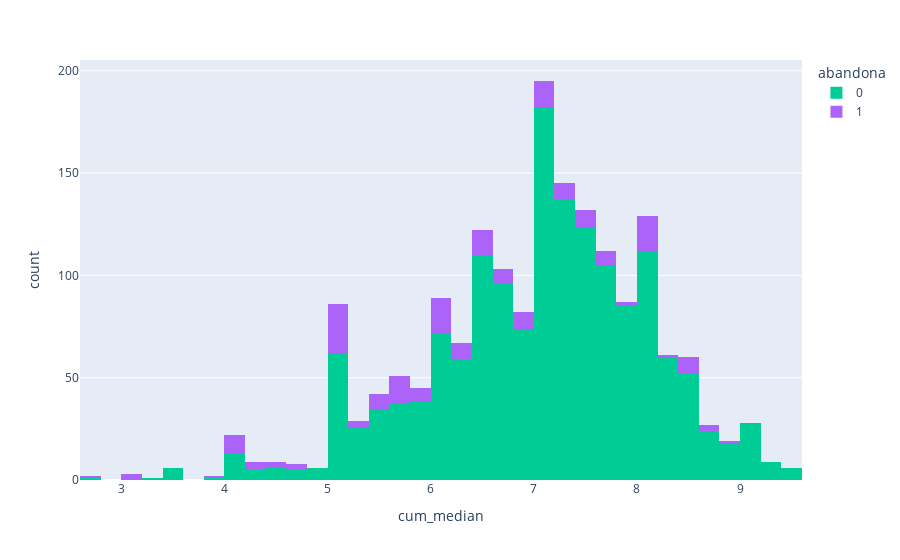
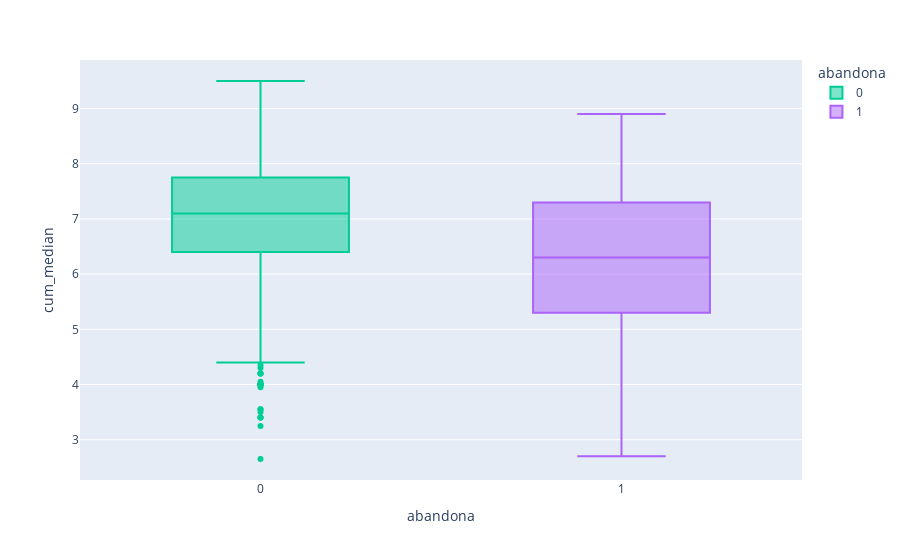
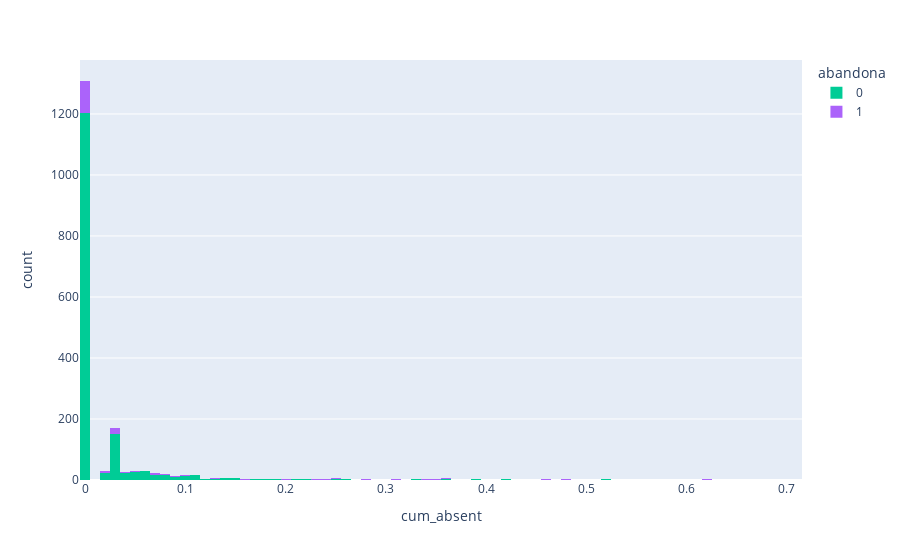
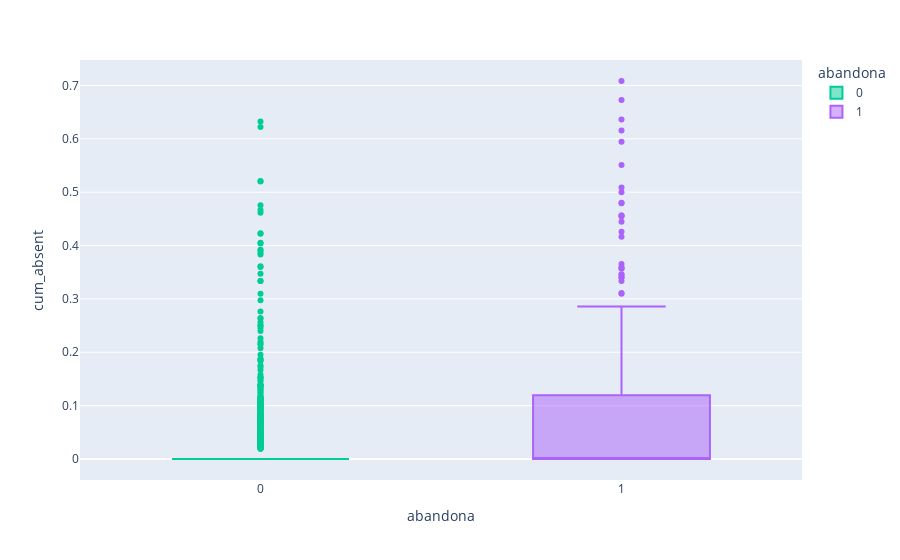

The cell these charts' notebook holds for them, in order:
### Code cell
for col in numerical_cols:
    fig = px.histogram(dv_analys_record_personal_access,x=col, color='abandona',
                  color_discrete_map={'N':'Red','S':'Blue'})
    fig1 = px.box(dv_analys_record_personal_access, x="abandona", y=col,
                  color="abandona", color_discrete_map={'N':'Red','S':'Blue'})
    fig.show()
    fig1.show()

### Figure 1 — Plotly figure (JSON) as saved in the notebook; plotly's stock layout.template omitted (floating-point values rounded to 4 significant figures; data arrays with more than 128 entries replaced by an {"elided": "..."} marker saying what was removed)
{"data": [{"alignmentgroup": "True", "bingroup": "x", "hovertemplate": "abandona=0<br>cum_median=%{x}<br>count=%{y}<extra></extra>", "legendgroup": "0", "marker": {"color": "#00cc96"}, "name": "0", "offsetgroup": "0", "orientation": "v", "showlegend": true, "type": "histogram", "x": {"elided": "1593 float values"}, "xaxis": "x", "yaxis": "y"}, {"alignmentgroup": "True", "bingroup": "x", "hovertemplate": "abandona=1<br>cum_median=%{x}<br>count=%{y}<extra></extra>", "legendgroup": "1", "marker": {"color": "#ab63fa"}, "name": "1", "offsetgroup": "1", "orientation": "v", "showlegend": true, "type": "histogram", "x": {"elided": "201 float values"}, "xaxis": "x", "yaxis": "y"}], "layout": {"barmode": "relative", "legend": {"title": {"text": "abandona"}, "tracegroupgap": 0}, "margin": {"t": 60}, "xaxis": {"anchor": "y", "domain": [0, 1], "title": {"text": "cum_median"}}, "yaxis": {"anchor": "x", "domain": [0, 1], "title": {"text": "count"}}}}

### Figure 2 — Plotly figure (JSON) as saved in the notebook; plotly's stock layout.template omitted (floating-point values rounded to 4 significant figures; data arrays with more than 128 entries replaced by an {"elided": "..."} marker saying what was removed)
{"data": [{"alignmentgroup": "True", "hovertemplate": "abandona=%{x}<br>cum_median=%{y}<extra></extra>", "legendgroup": "0", "marker": {"color": "#00cc96"}, "name": "0", "notched": false, "offsetgroup": "0", "orientation": "v", "showlegend": true, "type": "box", "x": {"elided": "1593 int values"}, "x0": " ", "xaxis": "x", "y": {"elided": "1593 float values"}, "y0": " ", "yaxis": "y"}, {"alignmentgroup": "True", "hovertemplate": "abandona=%{x}<br>cum_median=%{y}<extra></extra>", "legendgroup": "1", "marker": {"color": "#ab63fa"}, "name": "1", "notched": false, "offsetgroup": "1", "orientation": "v", "showlegend": true, "type": "box", "x": {"elided": "201 int values"}, "x0": " ", "xaxis": "x", "y": {"elided": "201 float values"}, "y0": " ", "yaxis": "y"}], "layout": {"boxmode": "overlay", "legend": {"title": {"text": "abandona"}, "tracegroupgap": 0}, "margin": {"t": 60}, "xaxis": {"anchor": "y", "categoryarray": [0, 1], "categoryorder": "array", "domain": [0, 1], "title": {"text": "abandona"}}, "yaxis": {"anchor": "x", "domain": [0, 1], "title": {"text": "cum_median"}}}}

### Figure 3 — Plotly figure (JSON) as saved in the notebook; plotly's stock layout.template omitted (floating-point values rounded to 4 significant figures; data arrays with more than 128 entries replaced by an {"elided": "..."} marker saying what was removed)
{"data": [{"alignmentgroup": "True", "bingroup": "x", "hovertemplate": "abandona=0<br>cum_absent=%{x}<br>count=%{y}<extra></extra>", "legendgroup": "0", "marker": {"color": "#00cc96"}, "name": "0", "offsetgroup": "0", "orientation": "v", "showlegend": true, "type": "histogram", "x": {"elided": "1593 float values"}, "xaxis": "x", "yaxis": "y"}, {"alignmentgroup": "True", "bingroup": "x", "hovertemplate": "abandona=1<br>cum_absent=%{x}<br>count=%{y}<extra></extra>", "legendgroup": "1", "marker": {"color": "#ab63fa"}, "name": "1", "offsetgroup": "1", "orientation": "v", "showlegend": true, "type": "histogram", "x": {"elided": "201 float values"}, "xaxis": "x", "yaxis": "y"}], "layout": {"barmode": "relative", "legend": {"title": {"text": "abandona"}, "tracegroupgap": 0}, "margin": {"t": 60}, "xaxis": {"anchor": "y", "domain": [0, 1], "title": {"text": "cum_absent"}}, "yaxis": {"anchor": "x", "domain": [0, 1], "title": {"text": "count"}}}}

### Figure 4 — Plotly figure (JSON) as saved in the notebook; plotly's stock layout.template omitted (floating-point values rounded to 4 significant figures; data arrays with more than 128 entries replaced by an {"elided": "..."} marker saying what was removed)
{"data": [{"alignmentgroup": "True", "hovertemplate": "abandona=%{x}<br>cum_absent=%{y}<extra></extra>", "legendgroup": "0", "marker": {"color": "#00cc96"}, "name": "0", "notched": false, "offsetgroup": "0", "orientation": "v", "showlegend": true, "type": "box", "x": {"elided": "1593 int values"}, "x0": " ", "xaxis": "x", "y": {"elided": "1593 float values"}, "y0": " ", "yaxis": "y"}, {"alignmentgroup": "True", "hovertemplate": "abandona=%{x}<br>cum_absent=%{y}<extra></extra>", "legendgroup": "1", "marker": {"color": "#ab63fa"}, "name": "1", "notched": false, "offsetgroup": "1", "orientation": "v", "showlegend": true, "type": "box", "x": {"elided": "201 int values"}, "x0": " ", "xaxis": "x", "y": {"elided": "201 float values"}, "y0": " ", "yaxis": "y"}], "layout": {"boxmode": "overlay", "legend": {"title": {"text": "abandona"}, "tracegroupgap": 0}, "margin": {"t": 60}, "xaxis": {"anchor": "y", "categoryarray": [0, 1], "categoryorder": "array", "domain": [0, 1], "title": {"text": "abandona"}}, "yaxis": {"anchor": "x", "domain": [0, 1], "title": {"text": "cum_absent"}}}}
